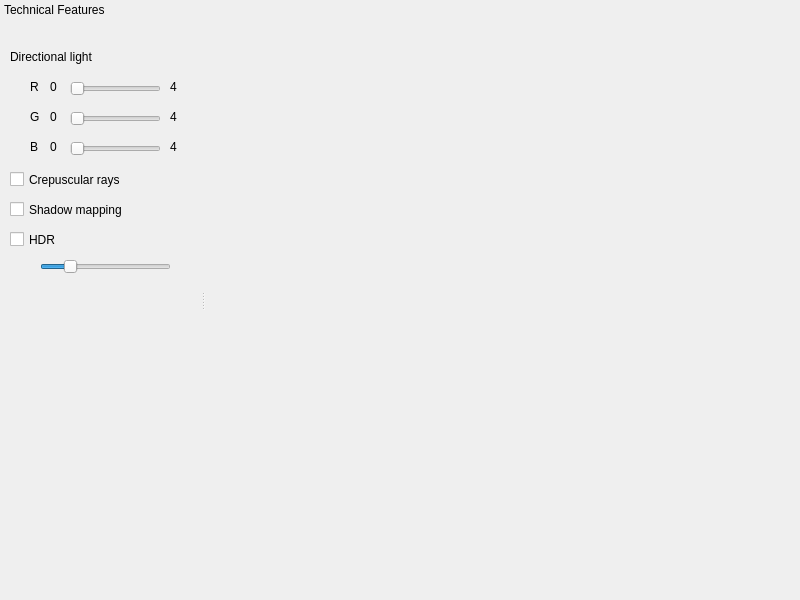
<?xml version="1.0" encoding="UTF-8"?>
<ui version="4.0">
 <class>MainWindow</class>
 <widget class="QMainWindow" name="MainWindow">
  <property name="geometry">
   <rect>
    <x>0</x>
    <y>0</y>
    <width>800</width>
    <height>600</height>
   </rect>
  </property>
  <property name="windowTitle">
   <string>Undersea</string>
  </property>
  <widget class="QWidget" name="centralWidget">
   <layout class="QHBoxLayout" name="horizontalLayout">
    <property name="leftMargin">
     <number>0</number>
    </property>
    <property name="topMargin">
     <number>0</number>
    </property>
    <property name="rightMargin">
     <number>0</number>
    </property>
    <property name="bottomMargin">
     <number>0</number>
    </property>
    <item>
     <widget class="View" name="view" native="true"/>
    </item>
   </layout>
  </widget>
  <widget class="QDockWidget" name="leftDockWidget">
   <property name="sizePolicy">
    <sizepolicy hsizetype="Preferred" vsizetype="Preferred">
     <horstretch>0</horstretch>
     <verstretch>0</verstretch>
    </sizepolicy>
   </property>
   <property name="minimumSize">
    <size>
     <width>200</width>
     <height>200</height>
    </size>
   </property>
   <property name="features">
    <set>QDockWidget::NoDockWidgetFeatures</set>
   </property>
   <property name="windowTitle">
    <string>Technical Features</string>
   </property>
   <attribute name="dockWidgetArea">
    <number>1</number>
   </attribute>
   <widget class="QWidget" name="dockWidgetContents">
    <widget class="QCheckBox" name="crepuscularRays">
     <property name="geometry">
      <rect>
       <x>10</x>
       <y>150</y>
       <width>131</width>
       <height>21</height>
      </rect>
     </property>
     <property name="text">
      <string>Crepuscular rays</string>
     </property>
    </widget>
    <widget class="QCheckBox" name="shadowMapping">
     <property name="geometry">
      <rect>
       <x>10</x>
       <y>180</y>
       <width>131</width>
       <height>21</height>
      </rect>
     </property>
     <property name="text">
      <string>Shadow mapping</string>
     </property>
    </widget>
    <widget class="QCheckBox" name="hdr">
     <property name="geometry">
      <rect>
       <x>10</x>
       <y>210</y>
       <width>131</width>
       <height>21</height>
      </rect>
     </property>
     <property name="text">
      <string>HDR</string>
     </property>
    </widget>
    <widget class="QSlider" name="hdrExposure">
     <property name="geometry">
      <rect>
       <x>40</x>
       <y>240</y>
       <width>131</width>
       <height>16</height>
      </rect>
     </property>
     <property name="maximum">
      <number>100</number>
     </property>
     <property name="singleStep">
      <number>1</number>
     </property>
     <property name="value">
      <number>20</number>
     </property>
     <property name="orientation">
      <enum>Qt::Horizontal</enum>
     </property>
    </widget>
    <widget class="QLabel" name="label">
     <property name="geometry">
      <rect>
       <x>10</x>
       <y>30</y>
       <width>111</width>
       <height>16</height>
      </rect>
     </property>
     <property name="text">
      <string>Directional light</string>
     </property>
    </widget>
    <widget class="QSlider" name="directionalLightR">
     <property name="geometry">
      <rect>
       <x>70</x>
       <y>60</y>
       <width>91</width>
       <height>20</height>
      </rect>
     </property>
     <property name="maximum">
      <number>1020</number>
     </property>
     <property name="orientation">
      <enum>Qt::Horizontal</enum>
     </property>
    </widget>
    <widget class="QLabel" name="label_2">
     <property name="geometry">
      <rect>
       <x>30</x>
       <y>60</y>
       <width>21</width>
       <height>16</height>
      </rect>
     </property>
     <property name="text">
      <string>R</string>
     </property>
    </widget>
    <widget class="QLabel" name="label_3">
     <property name="geometry">
      <rect>
       <x>30</x>
       <y>90</y>
       <width>21</width>
       <height>16</height>
      </rect>
     </property>
     <property name="text">
      <string>G</string>
     </property>
    </widget>
    <widget class="QLabel" name="label_4">
     <property name="geometry">
      <rect>
       <x>30</x>
       <y>120</y>
       <width>21</width>
       <height>16</height>
      </rect>
     </property>
     <property name="text">
      <string>B</string>
     </property>
    </widget>
    <widget class="QSlider" name="directionalLightG">
     <property name="geometry">
      <rect>
       <x>70</x>
       <y>90</y>
       <width>91</width>
       <height>20</height>
      </rect>
     </property>
     <property name="maximum">
      <number>1020</number>
     </property>
     <property name="orientation">
      <enum>Qt::Horizontal</enum>
     </property>
    </widget>
    <widget class="QSlider" name="directionalLightB">
     <property name="geometry">
      <rect>
       <x>70</x>
       <y>120</y>
       <width>91</width>
       <height>20</height>
      </rect>
     </property>
     <property name="maximum">
      <number>1020</number>
     </property>
     <property name="orientation">
      <enum>Qt::Horizontal</enum>
     </property>
    </widget>
    <widget class="QLabel" name="label_6">
     <property name="geometry">
      <rect>
       <x>50</x>
       <y>60</y>
       <width>16</width>
       <height>16</height>
      </rect>
     </property>
     <property name="text">
      <string>0</string>
     </property>
    </widget>
    <widget class="QLabel" name="label_7">
     <property name="geometry">
      <rect>
       <x>50</x>
       <y>90</y>
       <width>16</width>
       <height>16</height>
      </rect>
     </property>
     <property name="text">
      <string>0</string>
     </property>
    </widget>
    <widget class="QLabel" name="label_8">
     <property name="geometry">
      <rect>
       <x>50</x>
       <y>120</y>
       <width>16</width>
       <height>16</height>
      </rect>
     </property>
     <property name="text">
      <string>0</string>
     </property>
    </widget>
    <widget class="QLabel" name="label_9">
     <property name="geometry">
      <rect>
       <x>170</x>
       <y>120</y>
       <width>21</width>
       <height>16</height>
      </rect>
     </property>
     <property name="text">
      <string>4</string>
     </property>
    </widget>
    <widget class="QLabel" name="label_10">
     <property name="geometry">
      <rect>
       <x>170</x>
       <y>60</y>
       <width>21</width>
       <height>16</height>
      </rect>
     </property>
     <property name="text">
      <string>4</string>
     </property>
    </widget>
    <widget class="QLabel" name="label_11">
     <property name="geometry">
      <rect>
       <x>170</x>
       <y>90</y>
       <width>21</width>
       <height>16</height>
      </rect>
     </property>
     <property name="text">
      <string>4</string>
     </property>
    </widget>
   </widget>
  </widget>
 </widget>
 <layoutdefault spacing="6" margin="11"/>
 <customwidgets>
  <customwidget>
   <class>View</class>
   <extends>QWidget</extends>
   <header>view.h</header>
  </customwidget>
 </customwidgets>
 <resources/>
 <connections/>
</ui>
